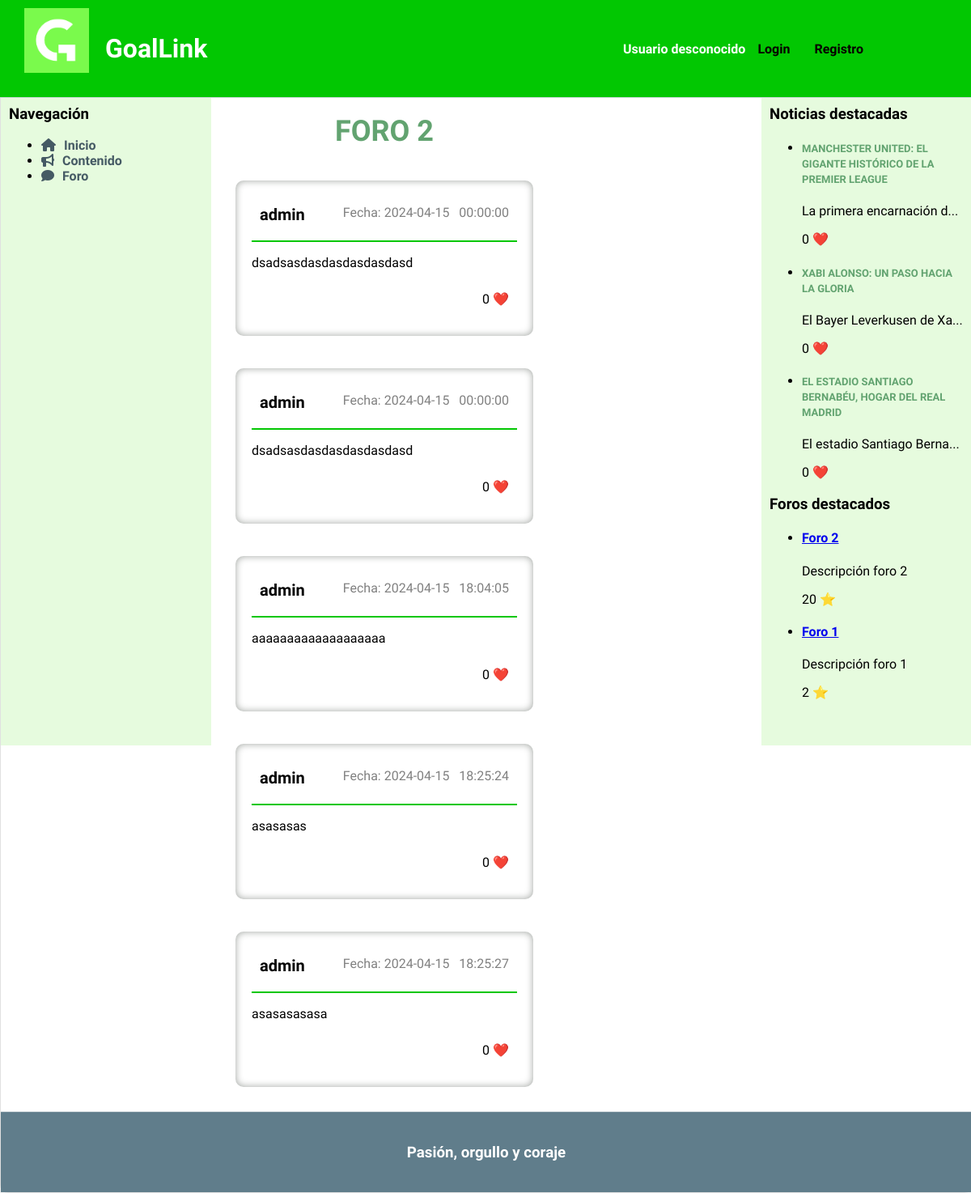
Screenshot of /foroDinamico.php?id=2 with the database file from the repository.
### tables this page shows
CREATE TABLE `foro` (
  `id` int(11) NOT NULL,
  `titulo` varchar(100) NOT NULL,
  `descripcion` varchar(200) DEFAULT NULL,
  `fecha` date NOT NULL,
  `favoritos` int(11) DEFAULT 0,
  `destacado` tinyint(1) NOT NULL DEFAULT 0
);

CREATE TABLE `mensaje` (
  `id` int(11) NOT NULL,
  `foro_id` int(11) DEFAULT NULL,
  `usuario_id` int(11) DEFAULT NULL,
  `text` text NOT NULL,
  `fecha` date NOT NULL,
  `hora` time NOT NULL,
  `likes` int(11) NOT NULL DEFAULT 0
);

CREATE TABLE `usuario` (
  `id` int(11) NOT NULL,
  `nombre` varchar(15) NOT NULL,
  `email` varchar(30) NOT NULL,
  `password` varchar(100) NOT NULL,
  `rol` char(1) NOT NULL DEFAULT 'u' COMMENT '(u)suario(default), (a)dmin, (e)ditor, (m)oderador',
  `liga_fav` varchar(20) DEFAULT NULL
);

CREATE TABLE `noticia` (
  `id` int(11) NOT NULL,
  `titulo` varchar(100) NOT NULL,
  `id_autor` int(11) DEFAULT NULL,
  `contenido` text DEFAULT NULL,
  `fecha` date NOT NULL,
  `likes` int(11) DEFAULT 0,
  `destacado` tinyint(1) NOT NULL DEFAULT 0,
  `imagen1` varchar(255) DEFAULT NULL,
  `liga` varchar(20) DEFAULT NULL
);

### includes/src/foros/Foro.php (called while the page is built, shortened)
<?php
class Foro
{
    private $id;
    private $titulo;
    private $descripcion;
    private $fecha;
    private $favoritos;
    public function __construct($id, $titulo, $descripcion, $fecha, $favoritos, $destacado)
    {
        $this->id = $id;
        $this->titulo = $titulo;
        $this->descripcion = $descripcion;
        $this->fecha = $fecha;
        $this->favoritos = $favoritos;
    }
    public static function compararFechas($a, $b) {
        $aFecha=strtotime($a->getFecha());
        $bFecha=strtotime($b->getFecha());
        return ($aFecha > $bFecha) ? -1 : 1;
    }
    public static function getForoById($id) {
        $app = Aplicacion::getInstance();
        $conn = $app->getConexionBd();
        $stmt = $conn->prepare("SELECT * FROM foro WHERE id = ?");
        $stmt->bind_param("i", $id);
        $stmt->execute();
        $result = $stmt->get_result();
        if ($result->num_rows > 0) {
            $array = $result->fetch_assoc();
            $foro = new Foro($array["id"], $array["titulo"], $array["descripcion"], $array["fecha"], $array["favoritos"], $array["destacado"]);
            return $foro;
        } else {
            return NULL;
        }
    }
    public static function listaDestacados($n) {
        $app = Aplicacion::getInstance();
        $conn = $app->getConexionBd();
        $result = $conn->query("SELECT * FROM foro WHERE destacado>=$n");
        if($result && $result->num_rows>0){
            while($array=$result->fetch_assoc()){
                $foro= new Foro($array["id"], $array["titulo"], $array["descripcion"], $array["fecha"], $array["favoritos"], $array["destacado"]);
                $lista[]=$foro;
            }
            usort($lista, array('es\ucm\fdi\aw\foros\Foro', 'compararFechas'));
            return $lista;
        }
        return NULL;
    }
    public function getMensajes(){
        return Mensaje::getMensajesForo($this->id);;
    }
    public function getId()
    {
        return $this->id;
    }
    public function getTitulo()
    {
        return $this->titulo;
    }
    public function getDescripcion()
    {
        return $this->descripcion;
    }
    public function getFecha()
    {
        return $this->fecha;
    }
    public function getfavoritos()
    {
        return $this->favoritos;
    }
}

### includes/src/mensajes/Mensaje.php (called while the page is built, shortened)
<?php
class Mensaje
{
    private $text;
    private $fecha;
    private $hora;
    private $likes;
    public function __construct($id, $foro_id, $usuario_id, $text, $fecha, $hora, $likes)
    {
        $this->text = $text;
        $this->fecha = $fecha;
        $this->hora = $hora;
        $this->likes = $likes;
    }
    public static function compararFechasHora($a, $b){
        $aFechaHora = strtotime($a->getFecha() . ' ' . $a->getHora());
        $bFechaHora = strtotime($b->getFecha() . ' ' . $b->getHora());
        if ($bFechaHora == $aFechaHora) {
            return 0;
        }
        return ($aFechaHora > $bFechaHora) ? 1 : -1;
    }
    public static function getMensajesForo($id){
        $app = Aplicacion::getInstance();
        $conn = $app->getConexionBd();
        $result = $conn->query("SELECT * FROM mensaje WHERE foro_id='$id'");
        if($result && $result->num_rows>0){
            while($array=$result->fetch_assoc()){
                $mensajes= new Mensaje($array["id"], $array["foro_id"], $array["usuario_id"],$array["text"], $array["fecha"], $array["hora"], $array["likes"]);
                $lista[]=$mensajes;
            }
            usort($lista, array('es\ucm\fdi\aw\mensajes\Mensaje', 'compararFechasHora'));
            return $lista;
        }
        return NULL;
    }
    public function getText()
    {
        return $this->text;
    }
    public function getFecha()
    {
        return $this->fecha;
    }
    public function getHora()
    {
        return $this->hora;
    }
    public function getLikes()
    {
        return $this->likes;
    }
}
?>

### includes/src/usuarios/Usuario.php (called while the page is built, shortened)
<?php
class Usuario
{
    public static function getNombreAutor($idautor)
    {
        $app = Aplicacion::getInstance();
        $conn = $app->getConexionBd();
        $result = $conn->query("SELECT nombre FROM usuario WHERE id = '$idautor'");
        if ($result->num_rows > 0) {
            $row = $result->fetch_assoc();
            return $row['nombre'];
        } else {
            return null;
        }
    }
}

### includes/src/Aplicacion.php (called while the page is built, shortened)
<?php
class Aplicacion
{
    private static $instancia;
    public static function getInstance()
    {
        if (!self::$instancia instanceof self) {
            self::$instancia = new static();
        }
        return self::$instancia;
    }
    private $dirInstalacion;
    private $inicializada;
    private function __construct()
    {
        $this->inicializada = false;
    }
    public function init($bdDatosConexion, $rutaApp = '/', $dirInstalacion = __DIR__)
    {
        if (!$this->inicializada) {
            $this->dirInstalacion = $dirInstalacion;
            $this->inicializada = true;
        }
    }
    public function doInclude($path = '')
    {
        $params = array();
        $this->doIncludeInterna($path, $params);
    }
    private function doIncludeInterna($path, &$params)
    {
        include($this->dirInstalacion . $path);
    }
    public function generaVista(string $rutaVista, &$params)
    {
        $params['app'] = $this;
        $rutaVista = "/Vistas{$rutaVista}";
        $this->doIncludeInterna($rutaVista, $params);
    }
    public function usuarioLogueado()
    {
        return ($_SESSION['login'] ?? false) === true;
    }
}

### includes/src/noticias/Noticia.php (called while the page is built, shortened)
<?php
class Noticia
{
    private $id;
    private $titulo;
    private $contenido;
    private $fecha;
    private $likes;
    public function __construct($id, $id_autor, $titulo, $contenido, $fecha, $likes, $destacado, $liga,  $imagen1=NULL)
    {
        $this->id = $id;
        $this->titulo = $titulo;
        $this->contenido = $contenido;
        $this->fecha = $fecha;
        $this->likes = $likes;
        if ($imagen1 !== NULL) {
            $this->imagen1 = file_get_contents($imagen1);
        }
    }
    public static function compararFechas($a, $b) {
        $aFecha=strtotime($a->getFecha());
        $bFecha=strtotime($b->getFecha());
        if ($bFecha==$aFecha) {
            return 0;
        }
        return ($aFecha > $bFecha) ? -1 : 1;
    }
    public static function listaDestacados($n) {
        $app = Aplicacion::getInstance();
        $conn = $app->getConexionBd();
        $result = $conn->query("SELECT * FROM noticia WHERE destacado>=$n");
        if($result && $result->num_rows>0){
            while($array=$result->fetch_assoc()){
                $noticia= new Noticia($array["id"], $array["id_autor"], $array["titulo"], $array["contenido"], $array["fecha"], $array["likes"], $array["destacado"], $array["liga"],$array["imagen1"] );
                $lista[]=$noticia;
            }
            usort($lista, array('es\ucm\fdi\aw\noticias\Noticia', 'compararFechas'));
            return $lista;
        }
        return NULL;
    }
    public function getId()
    {
        return $this->id;
    }
    public function getTitulo()
    {
        return $this->titulo;
    }
    public function getContenido()
    {
        return $this->contenido;
    }
    public function getFecha()
    {
        return $this->fecha;
    }
    public function getLikes()
    {
        return $this->likes;
    }
}

### foroDinamico.php (the view, shortened to what this page needs)
<?php
$id_foro = $_GET['id'];
$id_foro = filter_var($id_foro, FILTER_SANITIZE_NUMBER_INT);
$id_foro = filter_var($id_foro, FILTER_VALIDATE_INT);
$app = Aplicacion::getInstance();
$foro = es\ucm\fdi\aw\foros\Foro::getForoById($id_foro);
$contenido = '';
$titulo = $foro->getTitulo();
$contenido .= "<h2 class='titulo-foro'>" . $titulo . "</h2>";
$resultado = $foro->getMensajes();
$contenido.= "<div id ='forosdinamicos'>";
foreach ($resultado as $mensaje) {
    $contenido.= "<div class ='forodin'>";
    $contenido.= "<div class ='usfeho'>";
    $contenido.= "<p class ='usermsg'> " . Usuario::getNombreAutor($mensaje->getUsuarioId()) . "</p>";
    $contenido.= "<p class ='fechamsg'> Fecha: " . $mensaje->getFecha() . "</p>";
    $contenido.= "<p class ='horamsg'>" . $mensaje->getHora() . "</p>";
    $contenido.= "</div>";
    $contenido.= "<div class ='mensaje'>";
    $contenido.= "<p>" . $mensaje->getText() . "</p>";
    $contenido.= "</div>";
    if($app->usuarioLogueado()){
        $url = "foroDinamico.php?id=" . $id_foro;
        $form = new FormularioMensajeLike($mensaje, $url);
        $contenido .= $form->gestiona();
    }
    else{
        $contenido.= "<p class= 'likemsg'>" . $mensaje->getLikes() . " <span style='color: red;'>&#10084;&#65039;</span></p>";
    }
    $contenido.= "</div>";
}
$contenido.= "</div>";
$params = ['tituloPagina' => $titulo, 'contenidoPrincipal' => $contenido];
$app->generaVista('/esqueleto.php', $params);

### includes/comun/sidebarDer.php (shortened to what this page needs)
<aside id="sidebarDer">
    <h3>Noticias destacadas</h3>
    <ul>
        <?php
            $noticiasDestacadas = Noticia::listaDestacados(1);
            if ($noticiasDestacadas != NULL) {
                foreach ($noticiasDestacadas as $noticia) {
                    echo "<li>";
                    echo "<h4 class='titulo-noticia-BarraLateral'><a href='noticiaDinamica.php?id=" . $noticia->getId() . "'>" . $noticia->getTitulo() . "</a></h4>";
                    echo "<p>" . substr($noticia->getContenido(), 0, 25) . "..."."</p>";
                    echo "<p>" . $noticia->getLikes() . " <span style='color: red;'>&#10084;&#65039;</span></p>";
                    echo "</li>";
                }
            }
            else {
                echo "<li>No se encontraron noticias destacadas.</li>";
            }
        ?>
    </ul>
    <h3>Foros destacados</h3>
    <ul>
        <?php
            $forosDestacados = Foro::listaDestacados(1);
            if ($forosDestacados != NULL) {
                foreach ($forosDestacados as $foro) {
                    echo "<li>";
                    echo "<h4 class='titulo-foro-BarraLateral'><a href='foroDinamico.php?id=" . $foro->getId() . "'>" . $foro->getTitulo() . "</a></h4>";
                    echo "<p>" . $foro->getDescripcion() . "</p>";
                    echo "<p>" . $foro->getfavoritos() . " <span style=>&#11088;&#65039;</span>";
                    echo "</li>";
                }
            } else {
                echo "<li>No se encontraron foros destacados.</li>";
            }
        ?>
    </ul>
</aside>

### CSS/style.css (style rules this page uses)
body { background-color: #f5f5f5; margin: 0; font-family: 'Signika Negative', sans-serif; }
aside { padding: 10px; float: right; width: 250px; height: 800px; background-color: #e6fbde; margin-top: 70px; }
.titulo-noticia-BarraLateral a { text-decoration: none; font-family: 'Signika Negative', sans-serif; font-size: 13px; color: #62a370; font-weight: bold; text-transform: uppercase; }
@media screen and (max-width: 1510px) { aside { padding: 10px; float: right; width: 20%; height: 800px; background-color: #e6fbde; margin-top: 70px; right: 0; } }

### CSS/foros.css (style rules this page uses)
.titulo-foro { text-align: center; font-size: 36px; color: #62a370; margin-bottom: 20px; font-weight: bold; text-transform: uppercase; }
#forosdinamicos { display: flex; flex-direction: column; }
.forodin { display: flex; flex-direction: column; border-bottom: 1px solid #ccc; padding: 20px; margin: 20px; border: 2px; box-shadow: 0px 0px 10px 0px rgb(160, 164, 160) inset; background-color: #fff; border-radius: 10px; }
.mensaje { border-top: 2px solid rgb(2, 199, 2); }
.usfeho { display: flex; }
.usermsg { text-align: left; margin-left: 10px; margin-top: 10px; font-weight: bold; font-size: 20px; flex-grow: 25; }
.fechamsg { margin-top: 10px; text-align: right; margin-right: 10px; color:grey; flex-grow: 1; }
.horamsg { margin-top: 10px; text-align: right; margin-right: 10px; color:grey; flex-grow: 1; }
.likemsg { margin-top: 10px; text-align: right; margin-right: 10px; }

### rows the page displays
foro: titulo "FORO 2", titulo "Foro 2", descripcion "Descripción foro 2", favoritos "20"
mensaje: usuario.nombre "admin", fecha "2024-04-15", hora "00:00:00", text "dsadsasdasdasdasdasdasd", likes "0"
mensaje: usuario.nombre "admin", fecha "2024-04-15", hora "00:00:00", text "dsadsasdasdasdasdasdasd", likes "0"
mensaje: usuario.nombre "admin", fecha "2024-04-15", hora "18:04:05", text "aaaaaaaaaaaaaaaaaaa", likes "0"
mensaje: usuario.nombre "admin", fecha "2024-04-15", hora "18:25:24", text "asasasas", likes "0"
mensaje: usuario.nombre "admin", fecha "2024-04-15", hora "18:25:27", text "asasasasasa", likes "0"
noticia: titulo "MANCHESTER UNITED: EL GIGANTE HISTÓRICO DE LA PREMIER LEAGUE", contenido "La primera encarnación d", likes "0"
noticia: titulo "XABI ALONSO: UN PASO HACIA LA GLORIA", contenido "El Bayer Leverkusen de Xa", likes "0"
noticia: titulo "EL ESTADIO SANTIAGO BERNABÉU, HOGAR DEL REAL MADRID", contenido "El estadio Santiago Berna", likes "0"
foro: titulo "Foro 1", descripcion "Descripción foro 1", favoritos "2"
